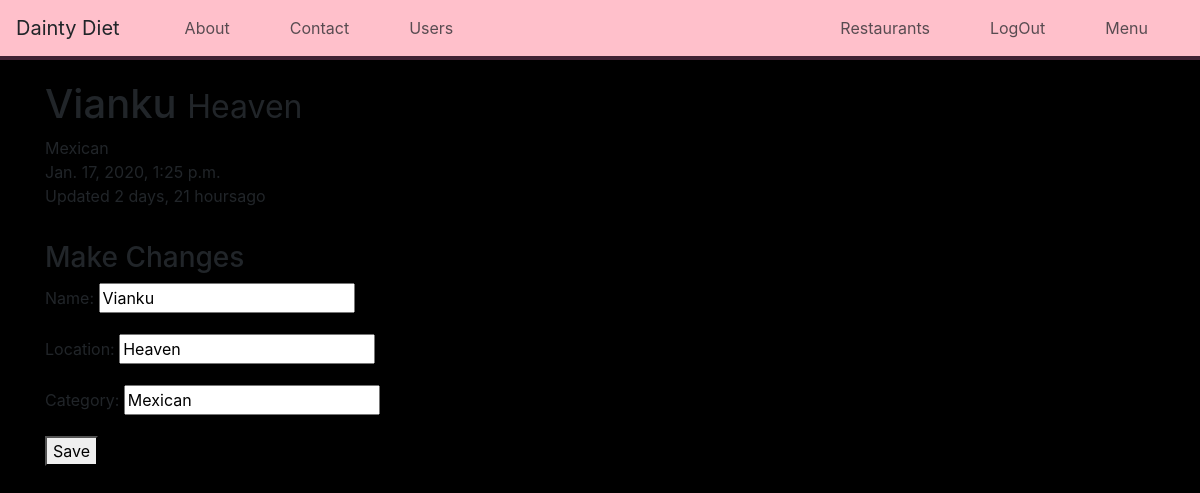
Screenshot of /restaurants/vianku/ (signed in) with the database file from the repository.
### restaurants/models.py (models this page shows, shortened)
class RestaurantLocation(models.Model):
	owner=models.ForeignKey(User, on_delete=models.CASCADE)
	name= models.CharField(max_length=120)
	location=models.CharField(max_length=120,null=True,blank=True)
	category=models.CharField(max_length=120,null=True,blank=True,validators=[validate_category])
	timestamp=models.DateTimeField(auto_now_add=True)
	updated=models.DateTimeField(auto_now=True)
	slug=models.SlugField(null=True,blank=True)
	@property
	def title(self):
		return self.name

### restaurants/views.py (the view)
# urls.py: url(r'^restaurants/(?P<slug>[\w-]+)/$',RestaurantUpdateView.as_view(),name='detail'),
class RestaurantUpdateView(LoginRequiredMixin,UpdateView):
	form_class=ModelCreateForm
	template_name='restaurants/detail-update.html'
	login_url='/login/'
	def get_context_data(self,*args,**kwargs):
		return super(RestaurantUpdateView,self).get_context_data(*args,**kwargs)
		context['title']='Update '
		return context
	def get_queryset(self):
		return RestaurantLocation.objects.filter(owner=self.request.user)

### restaurants/forms.py (shortened to what this page needs)
class ModelCreateForm(forms.ModelForm):
	class Meta:
		model=RestaurantLocation
		fields=[
		'name',
		'location',
		'category',
				]

### restaurants/templates/restaurants/detail-update.html (shortened to what this page needs)
{% extends 'base.html' %}
{% block content %}
<h1> {{form.instance.title}} <small>{{form.instance.location}}</small></h1>
{{form.instance.category}}<br>
{{form.instance.timestamp}}<br>
Updated {{form.instance.updated|timesince}}ago
<hr/>
<h3> Make Changes</h3>
{% include 'snippets/form-snippet.html' with form=form %}
{% endblock %}

### templates/snippets/form-snippet.html (shortened to what this page needs)
<form method="POST">{% csrf_token %}
	{{ form.as_p }}
	<button type="submit">Save</button>
</form>

### staticfiles/index.css (style rules this page uses)
body { background-color: black; }

### rows the page displays
RestaurantLocation: instance "Vianku", instance.location "Heaven", instance.category "Mexican", instance.timestamp "Jan. 17, 2020, 1:25 p.m.", instance.updated "2 days, 21 hours", name "Vianku", location "Heaven", category "Mexican"
